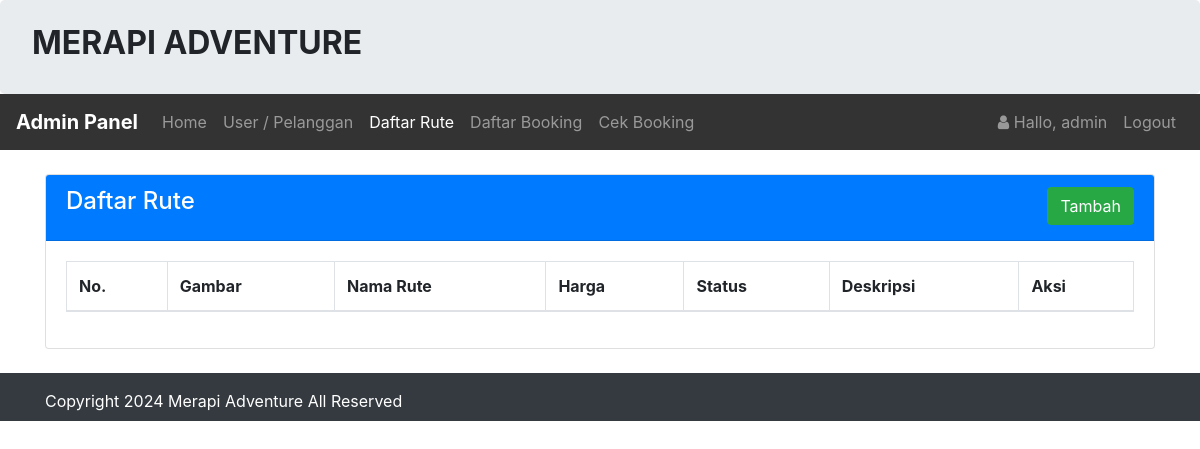
The page /admin/rute/rute.php (signed in) on the database as committed earlier.
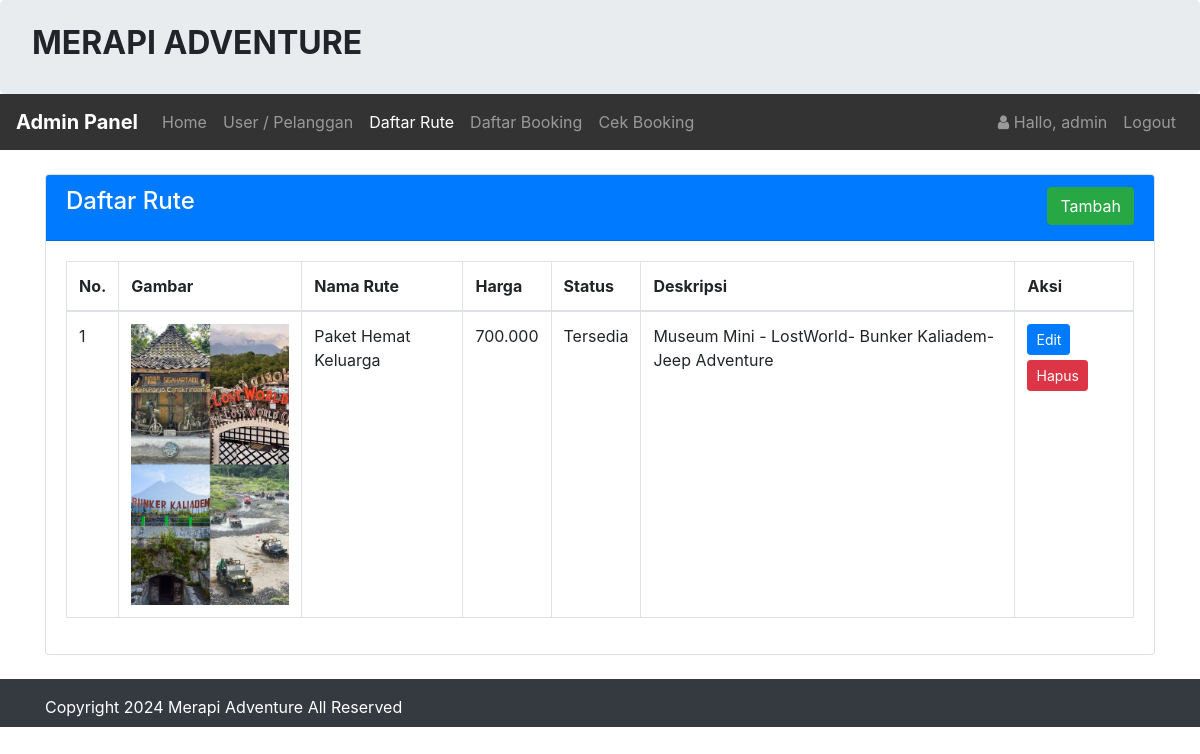
The same page on the database as committed later.
### tables this page shows
CREATE TABLE `rute` (
  `id_rute` int(11) NOT NULL,
  `nama_paket` varchar(255) DEFAULT NULL,
  `harga` varchar(225) NOT NULL,
  `deskripsi` varchar(255) NOT NULL,
  `status` varchar(255) NOT NULL,
  `gambar` text NOT NULL
);

### admin/rute/rute.php (the view, shortened to what this page needs)
<?php
include '../header.php';
?>
<br>
<div class="container">
    <div class="card">
        <div class="card-header text-white bg-primary">
            <h4 class="card-title">
                Daftar Rute
                <div class="float-right">
                    <a class="btn btn-success" href="tambah.php" role="button">Tambah</a>
                </div>
            </h4>
        </div>
        <div class="card-body">
            <div class="table-responsive">
                <table class="table table-bordered">
                    <thead>
                        <tr>
                            <th>No.</th>
                            <th>Gambar</th>
                            <th>Nama Rute</th>
                            <th>Harga</th>
                            <th>Status</th>
                            <th>Deskripsi</th>
                            <th>Aksi</th>
                        </tr>
                    </thead>
                    <tbody>
                        <?php
                        $sql = "SELECT *FROM rute ORDER BY id_rute ASC";
                        $row = $koneksi->prepare($sql);
                        $row->execute();
                        $hasil = $row->fetchAll();
                        $no = 1;
                        foreach ($hasil as $isi) {
                            ?>
                            <tr>
                                <td><?php echo $no; ?></td>
                                <td><img src="../../assets/image/<?php echo $isi['gambar']; ?>" class="img-fluid"
                                        style="width:200px;"></td>
                                <td><?php echo $isi['nama_paket']; ?></td>
                                <td><?php echo $isi['harga']; ?></td>
                                <td><?php echo $isi['status']; ?></td>
                                <td><?php echo $isi['deskripsi']; ?></td>
                                <td>
                                    <a class="btn btn-primary btn-sm" href="edit.php?id=<?php echo $isi['id_rute']; ?>"
                                        role="button">Edit</a>
                                    <a style="margin-top:5px" class="btn btn-danger  btn-sm"
                                        href="proses.php?aksi=hapus&id=<?= $isi['id_rute']; ?>&gambar=<?= $isi['gambar']; ?>"
                                        role="button">Hapus</a>
                                </td>
                            </tr>
                            <?php $no++;
                        } ?>
                    </tbody>
                </table>
            </div>
        </div>
    </div>
</div>
<?php include '../footer.php'; ?>

Rows that differ between the two databases and show on the page:
added rute: gambar (picture), nama_paket "Paket Hemat Keluarga", harga "700.000", status "Tersedia", deskripsi "Museum Mini - LostWorld- Bunker Kaliadem- Jeep Adventure"
